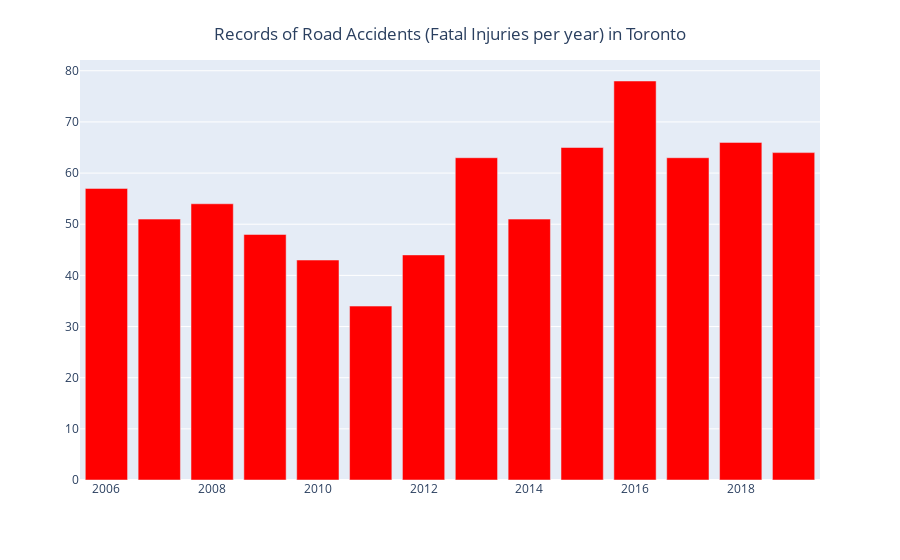

Here is the notebook cell this chart was saved with:
### Code cell
fig = px.bar(df_clean, x = year, y = df_clean[df_clean['INJURY']== 'Fatal'].groupby('year')['Index_'].nunique(), labels={'x':'','y':''})
fig.update_traces(marker_color='red')
fig.update_layout(
    title={
        'text': "Records of Road Accidents (Fatal Injuries per year) in Toronto",
        'y':0.95,
        'x':0.5,
        'xanchor': 'center',
        'yanchor': 'top'})
fig.show()

### Figure 1 — Plotly figure (JSON) as saved in the notebook; plotly's stock layout.template omitted (floating-point values rounded to 4 significant figures)
{"data": [{"alignmentgroup": "True", "hovertemplate": "=%{y}<extra></extra>", "legendgroup": "", "marker": {"color": "red"}, "name": "", "offsetgroup": "", "orientation": "v", "showlegend": false, "textposition": "auto", "type": "bar", "x": [2006, 2007, 2008, 2009, 2010, 2011, 2012, 2013, 2014, 2015, 2016, 2017, 2018, 2019], "xaxis": "x", "y": [57, 51, 54, 48, 43, 34, 44, 63, 51, 65, 78, 63, 66, 64], "yaxis": "y"}], "layout": {"barmode": "relative", "legend": {"tracegroupgap": 0}, "margin": {"t": 60}, "title": {"text": "Records of Road Accidents (Fatal Injuries per year) in Toronto", "x": 0.5, "xanchor": "center", "y": 0.95, "yanchor": "top"}, "xaxis": {"anchor": "y", "domain": [0, 1], "title": {"text": ""}}, "yaxis": {"anchor": "x", "domain": [0, 1], "title": {"text": ""}}}}
